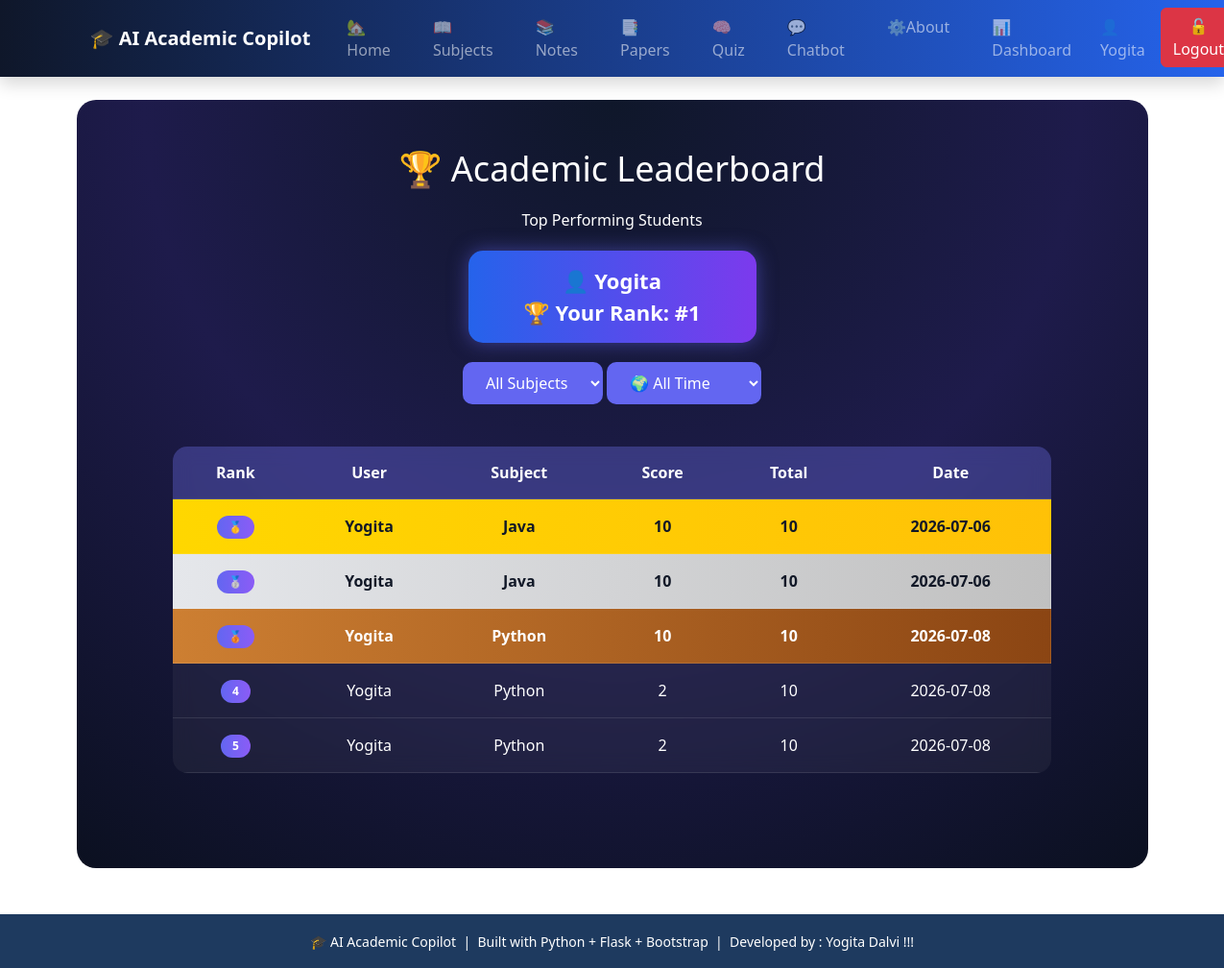
/leaderboard (signed in), run on the app's committed database.
### tables this page shows
CREATE TABLE quiz_results (
    id INTEGER PRIMARY KEY AUTOINCREMENT,
    user_id INTEGER,
    subject TEXT,
    score INTEGER,
    total INTEGER,
    created_at TEXT
);

CREATE TABLE users (
    id INTEGER PRIMARY KEY AUTOINCREMENT,
    fullname TEXT,
    email TEXT,
    username TEXT UNIQUE,
    password TEXT,
    role TEXT DEFAULT 'student'
);

### app.py (the view)
@app.route("/leaderboard")
def leaderboard():
    conn = get_db()
    cur = conn.cursor()
    subject = request.args.get("subject", "All")
    period = request.args.get("period", "all")
    query = """
        SELECT users.username,
               quiz_results.subject,
               quiz_results.score,
               quiz_results.total,
               quiz_results.created_at
        FROM quiz_results
        JOIN users
        ON quiz_results.user_id = users.id
    """
    conditions = []
    params = []
    if subject != "All":
        conditions.append("quiz_results.subject=?")
        params.append(subject)
    if period == "today":
        conditions.append("created_at=?")
        params.append(str(date.today()))
    elif period == "week":
        week = date.today() - timedelta(days=7)
        conditions.append("created_at>=?")
        params.append(str(week))
    if conditions:
        query += " WHERE " + " AND ".join(conditions)
    query += " ORDER BY score DESC"
    cur.execute(query, params)
    data = cur.fetchall()
    current_user = session.get("username")
    your_rank = None
    for i, row in enumerate(data, start=1):
        if row["username"] == current_user:
            your_rank = i
            break
    return render_template(
        "leaderboard.html",
        data=data,
        selected_subject=subject,
        selected_period=period,
        current_user=current_user,
        your_rank=your_rank
    )

### app.py (called while the page is built)
def get_db():
    conn = sqlite3.connect(DB_PATH)
    conn.row_factory = sqlite3.Row
    return conn

### templates/leaderboard.html (shortened to what this page needs)
{% extends "base.html" %}
{% block content %}
<div class="lb-container">
    <h1>🏆 Academic Leaderboard</h1>
    <p>Top Performing Students</p>
    {% if your_rank %}
    <div class="rank-card">
        👤 {{ current_user }} <br>
        🏆 Your Rank: <strong>#{{ your_rank }}</strong>
    </div>
    {% endif %}
    <form method="GET">
    <select name="subject" onchange="this.form.submit()">
        <option value="All">All Subjects</option>
    </select>
    <select name="period" onchange="this.form.submit()">
    <option value="all"
    {% if selected_period=="all" %}selected{% endif %}>
    🌍 All Time
    </option>
</select>
</form>
<br>
    <table>
        <tr>
            <th>Rank</th>
            <th>User</th>
            <th>Subject</th>
            <th>Score</th>
            <th>Total</th>
            <th>Date</th>
        </tr>
        {% for row in data %}
        <tr class="
            {% if loop.index == 1 %}
                gold
            {% elif loop.index == 2 %}
                silver
            {% elif loop.index == 3 %}
                bronze
            {% endif %}
        ">
            <td>
                {% if loop.index == 1 %}
                    <span class="badge">🥇</span>
                {% elif loop.index == 2 %}
                    <span class="badge">🥈</span>
                {% elif loop.index == 3 %}
                    <span class="badge">🥉</span>
                {% else %}
                    <span class="badge">{{ loop.index }}</span>
                {% endif %}
            </td>
            <td>{{ row["username"] }}</td>
            <td>{{ row["subject"] }}</td>
            <td>{{ row["score"] }}</td>
            <td>{{ row["total"] }}</td>
            <td>{{ row["created_at"] }}</td>
        </tr>
        {% endfor %}
    </table>
</div>
{% endblock %}

### static/css/chatbot.css (style rules this page uses)
* { margin:0; padding:0; box-sizing:border-box; font-family:"Segoe UI",sans-serif; }

### templates/leaderboard.html (style rules this page uses)
.lb-container { padding:50px; min-height:100vh; background: radial-gradient(circle at top,#0f172a,#1e1b4b,#0b1020); color:white; border-radius:20px; text-align:center; }
.lb-container h1 { font-size:36px; margin-bottom:20px; }
table { width:90%; margin:auto; border-collapse:collapse; background:rgba(255,255,255,0.05); backdrop-filter:blur(10px); border-radius:15px; overflow:hidden; }
th, td { padding:15px; border-bottom:1px solid rgba(255,255,255,0.1); }
th { background:rgba(99,102,241,0.3); }
.badge { padding:6px 12px; border-radius:20px; background:linear-gradient(90deg,#6366f1,#8b5cf6); font-weight:bold; color:white; }
.gold { background:linear-gradient(90deg,#FFD700,#FFC107); color:#111827; font-weight:bold; }
.silver { background:linear-gradient(90deg,#E5E7EB,#C0C0C0); color:#111827; font-weight:bold; }
.bronze { background:linear-gradient(90deg,#CD7F32,#8B4513); color:white; font-weight:bold; }
select { padding:10px 20px; border:none; border-radius:10px; background:#6366f1; color:white; font-size:16px; cursor:pointer; margin-bottom:20px; }
.rank-card { width:300px; margin:20px auto; padding:15px; border-radius:15px; background:linear-gradient(90deg,#2563eb,#7c3aed); color:white; font-size:22px; font-weight:bold; box-shadow:0 0 20px rgba(99,102,241,.5); }

### data on the page
quiz_results: username "Yogita", subject "Java", score "10", total "10", created_at "2026-07-06"
quiz_results: username "Yogita", subject "Java", score "10", total "10", created_at "2026-07-06"
quiz_results: username "Yogita", subject "Python", score "10", total "10", created_at "2026-07-08"
quiz_results: username "Yogita", subject "Python", score "2", total "10", created_at "2026-07-08"
quiz_results: username "Yogita", subject "Python", score "2", total "10", created_at "2026-07-08"

### other printed values
{{ session.username }} "Yogita"
{{ current_user }} "Yogita"
{{ your_rank }} "1"
